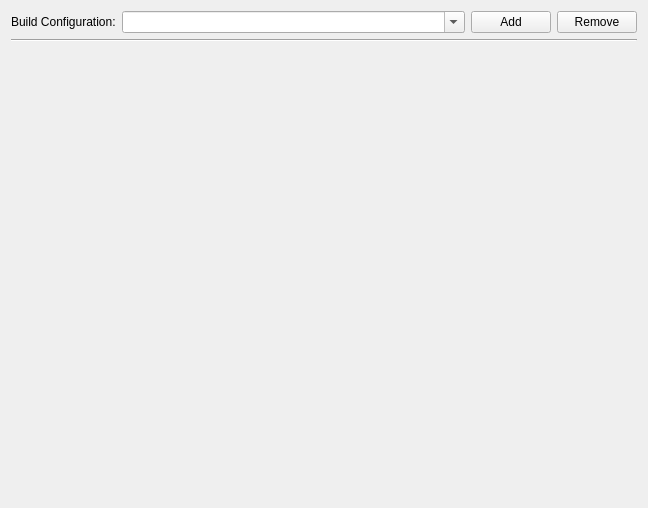
<?xml version="1.0" encoding="UTF-8"?>
<ui version="4.0">
 <class>CustomBuildSystemConfigWidget</class>
 <widget class="QWidget" name="CustomBuildSystemConfigWidget">
  <property name="geometry">
   <rect>
    <x>0</x>
    <y>0</y>
    <width>648</width>
    <height>508</height>
   </rect>
  </property>
  <property name="windowTitle">
   <string>Form</string>
  </property>
  <layout class="QVBoxLayout" name="verticalLayout">
   <item>
    <layout class="QHBoxLayout" name="horizontalLayout">
     <item>
      <widget class="QLabel" name="label">
       <property name="text">
        <string>Build Configuration:</string>
       </property>
      </widget>
     </item>
     <item>
      <widget class="QComboBox" name="currentConfig">
       <property name="sizePolicy">
        <sizepolicy hsizetype="Expanding" vsizetype="Fixed">
         <horstretch>0</horstretch>
         <verstretch>0</verstretch>
        </sizepolicy>
       </property>
       <property name="editable">
        <bool>true</bool>
       </property>
      </widget>
     </item>
     <item>
      <widget class="KPushButton" name="addConfig">
       <property name="text">
        <string>Add</string>
       </property>
      </widget>
     </item>
     <item>
      <widget class="KPushButton" name="removeConfig">
       <property name="text">
        <string>Remove</string>
       </property>
      </widget>
     </item>
    </layout>
   </item>
   <item>
    <widget class="Line" name="line">
     <property name="orientation">
      <enum>Qt::Horizontal</enum>
     </property>
    </widget>
   </item>
   <item>
    <widget class="ConfigWidget" name="configWidget" native="true">
     <property name="sizePolicy">
      <sizepolicy hsizetype="Expanding" vsizetype="Expanding">
       <horstretch>0</horstretch>
       <verstretch>0</verstretch>
      </sizepolicy>
     </property>
    </widget>
   </item>
  </layout>
 </widget>
 <customwidgets>
  <customwidget>
   <class>KPushButton</class>
   <extends>QPushButton</extends>
   <header>kpushbutton.h</header>
  </customwidget>
  <customwidget>
   <class>ConfigWidget</class>
   <extends>QWidget</extends>
   <header>configwidget.h</header>
   <container>1</container>
  </customwidget>
 </customwidgets>
 <resources/>
 <connections/>
</ui>
